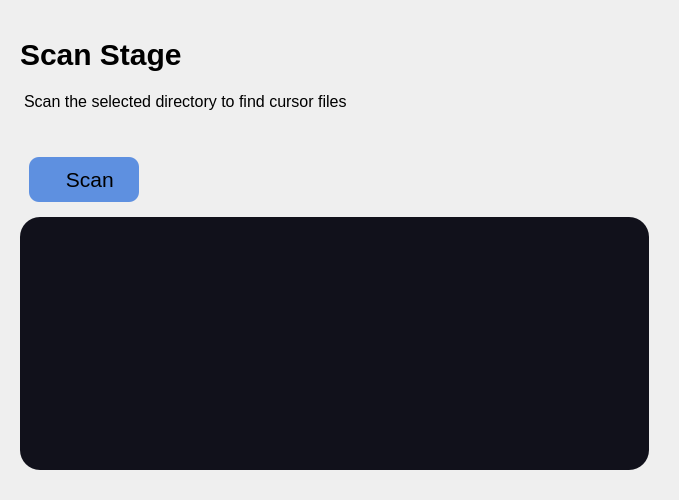
<?xml version="1.0" encoding="UTF-8"?>
<ui version="4.0">
 <class>ScanStageScreen</class>
 <widget class="QWidget" name="ScanStageScreen">
  <property name="geometry">
   <rect>
    <x>0</x>
    <y>0</y>
    <width>679</width>
    <height>500</height>
   </rect>
  </property>
  <property name="windowTitle">
   <string>Form</string>
  </property>
  <property name="styleSheet">
   <string notr="true">Qwidget{
	background: transparent;
}</string>
  </property>
  <layout class="QVBoxLayout" name="verticalLayout_2">
   <property name="spacing">
    <number>0</number>
   </property>
   <property name="leftMargin">
    <number>0</number>
   </property>
   <property name="topMargin">
    <number>0</number>
   </property>
   <property name="rightMargin">
    <number>0</number>
   </property>
   <property name="bottomMargin">
    <number>0</number>
   </property>
   <item>
    <widget class="QWidget" name="Container" native="true">
     <layout class="QVBoxLayout" name="verticalLayout" stretch="1,1,1,4">
      <property name="leftMargin">
       <number>20</number>
      </property>
      <property name="rightMargin">
       <number>30</number>
      </property>
      <property name="bottomMargin">
       <number>30</number>
      </property>
      <item>
       <widget class="QLabel" name="label">
        <property name="styleSheet">
         <string notr="true">QLabel{
	font-size: 30px;
	font-weight: bold;
}</string>
        </property>
        <property name="text">
         <string>Scan Stage</string>
        </property>
        <property name="alignment">
         <set>Qt::AlignmentFlag::AlignBottom|Qt::AlignmentFlag::AlignLeading|Qt::AlignmentFlag::AlignLeft</set>
        </property>
       </widget>
      </item>
      <item>
       <widget class="QLabel" name="label_2">
        <property name="styleSheet">
         <string notr="true">QLabel{
	padding-top: 10px;
	font-size: 16px;
}</string>
        </property>
        <property name="text">
         <string>Scan the selected directory to find cursor files</string>
        </property>
        <property name="alignment">
         <set>Qt::AlignmentFlag::AlignLeading|Qt::AlignmentFlag::AlignLeft|Qt::AlignmentFlag::AlignTop</set>
        </property>
       </widget>
      </item>
      <item>
       <widget class="QWidget" name="widget" native="true">
        <layout class="QHBoxLayout" name="horizontalLayout_2" stretch="2,2,5">
         <property name="topMargin">
          <number>0</number>
         </property>
         <property name="bottomMargin">
          <number>0</number>
         </property>
         <item>
          <widget class="QPushButton" name="ScanButton">
           <property name="sizePolicy">
            <sizepolicy hsizetype="Maximum" vsizetype="Maximum">
             <horstretch>0</horstretch>
             <verstretch>0</verstretch>
            </sizepolicy>
           </property>
           <property name="styleSheet">
            <string notr="true">QPushButton#ScanButton{
	background-color: rgb(94, 144, 224);
	font-size: 16pt;
	border-radius:10px;
	padding: 10px 25px 10px 25px;
}
QPushButton#ScanButton:hover{
	background-color: rgb(146, 181, 237);
}
QPushButton#ScanButton:pressed{
	background-color: rgb(43, 78, 134)
}
QPushButton#ScanButton:disabled{
	color: #ffffff;
	background-color: rgb(43, 78, 134);
}</string>
           </property>
           <property name="text">
            <string>  Scan</string>
           </property>
           <property name="icon">
            <iconset resource="../../../assets/assets.qrc">
             <normaloff>:/icons/scan:white</normaloff>:/icons/scan:white</iconset>
           </property>
          </widget>
         </item>
         <item>
          <widget class="QLabel" name="CountCursorLabel">
           <property name="styleSheet">
            <string notr="true">QLabel{
	background: transparent;
	color: #fff;
	font-size: 12pt;
	padding-left: 10px;
}</string>
           </property>
           <property name="text">
            <string/>
           </property>
          </widget>
         </item>
         <item>
          <spacer name="horizontalSpacer">
           <property name="orientation">
            <enum>Qt::Orientation::Horizontal</enum>
           </property>
           <property name="sizeHint" stdset="0">
            <size>
             <width>477</width>
             <height>20</height>
            </size>
           </property>
          </spacer>
         </item>
        </layout>
       </widget>
      </item>
      <item>
       <widget class="QWidget" name="widget_2" native="true">
        <property name="styleSheet">
         <string notr="true">QWidget{
	background-color: rgb(17, 17, 27);
	border-radius: 20px;
}</string>
        </property>
        <layout class="QHBoxLayout" name="horizontalLayout_3">
         <property name="spacing">
          <number>0</number>
         </property>
         <property name="leftMargin">
          <number>20</number>
         </property>
         <property name="topMargin">
          <number>20</number>
         </property>
         <property name="rightMargin">
          <number>20</number>
         </property>
         <property name="bottomMargin">
          <number>20</number>
         </property>
         <item>
          <widget class="QScrollArea" name="scrollArea">
           <property name="styleSheet">
            <string notr="true">QScrollArea{
	background: transparent;
	border:none;
}
QScrollBar:vertical{
	border-radius: 10px;
	background-color: rgb(36, 55, 85);
	padding: 15px 0px 15px 0px;
}
QScrollBar:horizontal{
	border-radius: 10px;
	background-color: rgb(36, 55, 85);
	padding: 0px 15px 0px 15px;
}
QScrollBar::handle:vertical, QScrollBar::handle:horizontal{
	background-color: #5E90E0;
	border-radius: 5px;
}
QScrollBar::add-line:vertical, QScrollBar::add-line:horizontal{
	background-color: #5E90E0;
	border-radius: 5px;
}
QScrollBar::sub-line:vertical, QScrollBar::sub-line:horizontal{
	background-color: #5E90E0;
	border-radius: 5px;
}
QScrollBar::up-arrow{
	image: url(:/icons/arrow:up:white);
	width: 16px;
	height: 16px;
}
QScrollBar::down-arrow{
	image: url(:/icons/arrow:down:white);
	width: 16px;
	height: 16px;
}
</string>
           </property>
           <property name="widgetResizable">
            <bool>true</bool>
           </property>
           <widget class="QWidget" name="scrollAreaWidgetContents">
            <property name="geometry">
             <rect>
              <x>0</x>
              <y>0</y>
              <width>589</width>
              <height>213</height>
             </rect>
            </property>
            <property name="styleSheet">
             <string notr="true"/>
            </property>
            <layout class="QHBoxLayout" name="horizontalLayout">
             <property name="spacing">
              <number>0</number>
             </property>
             <property name="leftMargin">
              <number>0</number>
             </property>
             <property name="topMargin">
              <number>0</number>
             </property>
             <property name="rightMargin">
              <number>0</number>
             </property>
             <property name="bottomMargin">
              <number>0</number>
             </property>
             <item>
              <widget class="QWidget" name="CursorsContainer" native="true">
               <property name="sizePolicy">
                <sizepolicy hsizetype="Expanding" vsizetype="Preferred">
                 <horstretch>0</horstretch>
                 <verstretch>0</verstretch>
                </sizepolicy>
               </property>
               <property name="styleSheet">
                <string notr="true"/>
               </property>
              </widget>
             </item>
            </layout>
           </widget>
          </widget>
         </item>
        </layout>
       </widget>
      </item>
     </layout>
    </widget>
   </item>
  </layout>
 </widget>
 <resources>
  <include location="../../../assets/assets.qrc"/>
 </resources>
 <connections/>
</ui>
